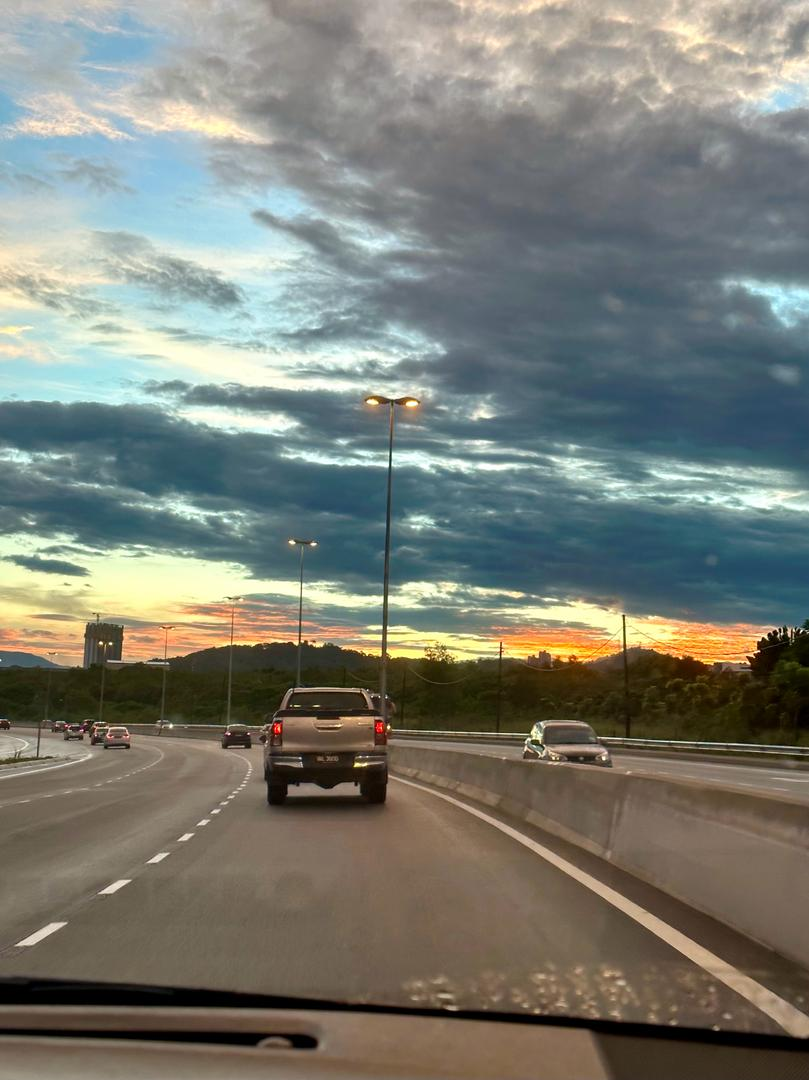
//> input picture images/image2.jpeg, 809 x 1080 px, given in place of video1.mp4, which was not available
$ ./OpenMp   (built with g++ and OpenCV 4)
//> lines starting //> are read from the running program, lines starting //| are printed output that depends on the picture; after the words box and inside, x2 and y2 are one past the last pixel; in counts of white or black regions, pixels touching at a corner belong together; pictures that were not available may be replaced by others from this repository, and a replacement may not be noted
#include <iostream>
#include <opencv2/opencv.hpp>
#include <chrono>
#include <omp.h>

#define NTHREAD 2
using namespace std;
using namespace cv;

void applyCannyParallel(Mat& src, Mat& dst, double low_thresh, double high_thresh, int aperture_size, bool L2gradient)
{
#pragma omp parallel for
    for (int i = 0; i < src.rows; i++)
    {
        cv::Canny(src.row(i), dst.row(i), low_thresh, high_thresh, aperture_size, L2gradient);
    }
}

void parallelGaussianBlur(Mat& src, Mat& dst)
{
#pragma omp parallel for
    for (int i = 0; i < src.rows; i++)
    {
        GaussianBlur(src.row(i), dst.row(i), Size(5, 5), 0);
    }
}

int main()
{
    auto totalTimeStart = std::chrono::high_resolution_clock::now();

    std::string inputPath = "C:\\Users\\User\\source\\repos\\Assignment\\images\\video1.mp4";

    double grayScaleTime = 0.0;
    double gaussianBlurTime = 0.0;
    double cannyEdgeTime = 0.0;
    double cannyEdgeDetectionTime = 0.0;

    namedWindow("Original", WINDOW_NORMAL);
    namedWindow("Lane Detected", WINDOW_NORMAL);

    VideoCapture cap(inputPath);
    if (!cap.isOpened()) {
        std::cerr << "Error: Unable to open video file." << std::endl;
        return -1;
    }

    std::cout << "Processing video file..." << std::endl;

    Mat frame;
    while (cap.read(frame))
    {
//> frame is the input picture: 1080 rows x 809 cols, CV_8UC3; mean B, G, R 116.2, 125, 122.7
        imshow("Original", frame);

        auto grayScaleStart = std::chrono::high_resolution_clock::now();
        Mat gray;
        cvtColor(frame, gray, COLOR_BGR2GRAY);
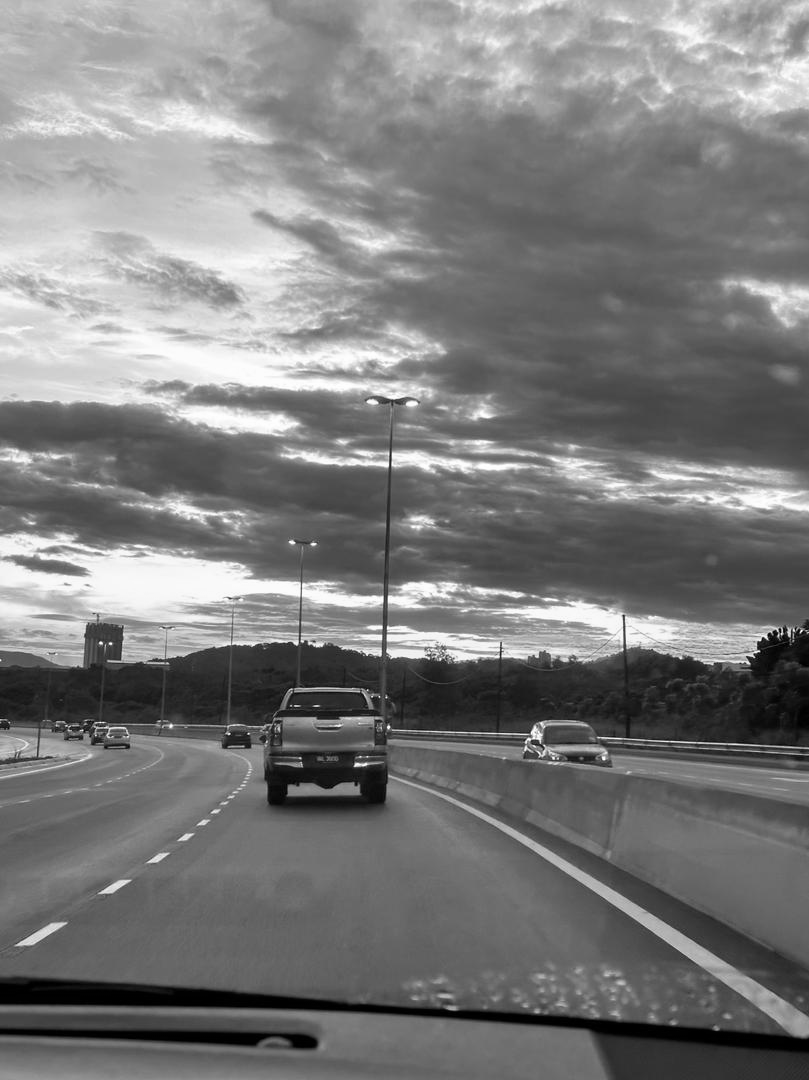
//> gray: 1080 rows x 809 cols, CV_8UC1; min 0, max 255, mean 123.3
        auto grayScaleEnd = std::chrono::high_resolution_clock::now();
        grayScaleTime += std::chrono::duration_cast<std::chrono::milliseconds>(grayScaleEnd - grayScaleStart).count() / 1000000.0;

        auto gaussianBlurStart = std::chrono::high_resolution_clock::now();
        Mat blurred(gray.size(), CV_8UC1);
        parallelGaussianBlur(gray, blurred);
        auto gaussianBlurEnd = std::chrono::high_resolution_clock::now();
        gaussianBlurTime += std::chrono::duration_cast<std::chrono::milliseconds>(gaussianBlurEnd - gaussianBlurStart).count() / 1000000.0;

        auto cannyEdgeDetectionStart = std::chrono::high_resolution_clock::now();

        double lowThreshold = 50;
        double highThreshold = 150;
        int apertureSize = 3;
        bool L2gradient = false;
        Mat edges;
        Canny(blurred, edges, lowThreshold, highThreshold, apertureSize, L2gradient);
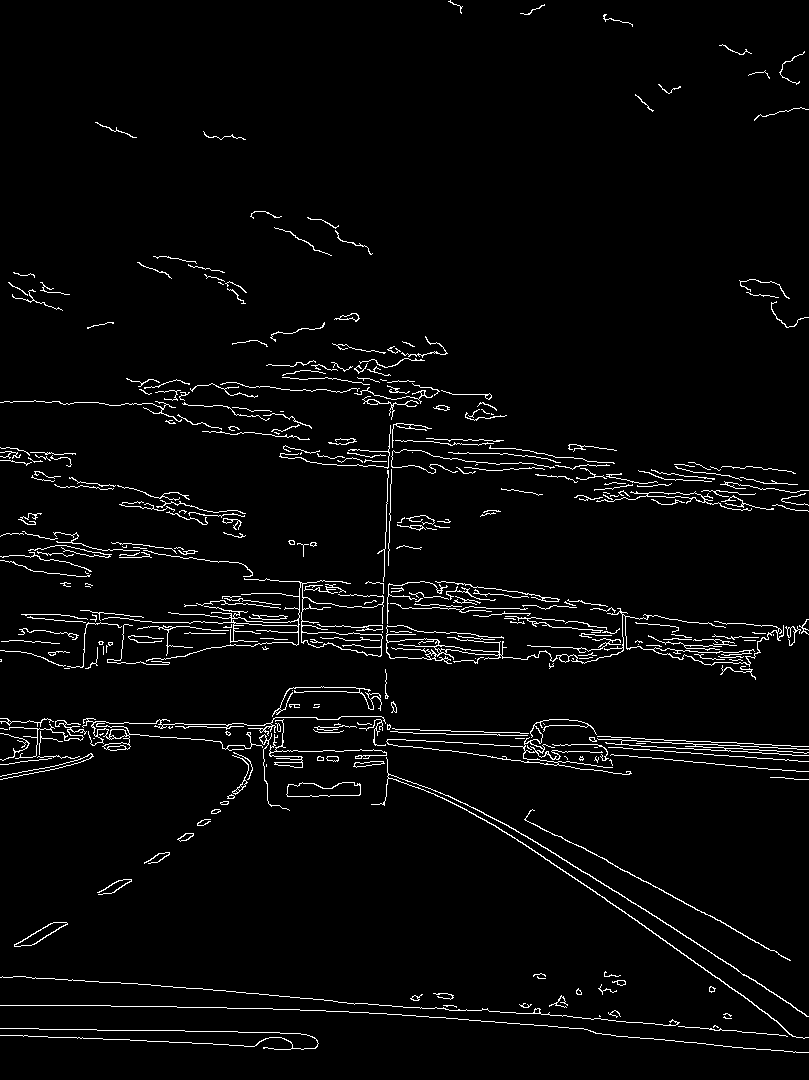
//> edges: 1080 rows x 809 cols, CV_8UC1; 3.2% white in thin lines or dots

        auto cannyEdgeDetectionEnd = std::chrono::high_resolution_clock::now();
        cannyEdgeDetectionTime += std::chrono::duration_cast<std::chrono::milliseconds>(cannyEdgeDetectionEnd - cannyEdgeDetectionStart).count() / 1000000.0;

        cannyEdgeTime += cannyEdgeDetectionTime;

        imshow("Lane Detected", edges);

        if (waitKey(30) == 27)
//> the Esc key is pressed
            break;
    }

    cap.release();
    std::cout << "=========================================================================" << std::endl;
    std::cout << "Grayscale conversion completed in " << grayScaleTime << " seconds." << std::endl;
    std::cout << "Gaussian blur completed in " << gaussianBlurTime << " seconds." << std::endl;
    std::cout << "Canny edge detection completed in " << cannyEdgeDetectionTime << " seconds." << std::endl;

    auto totalTimeEnd = std::chrono::high_resolution_clock::now();
    auto totalExecutionTime = std::chrono::duration_cast<std::chrono::milliseconds>(totalTimeEnd - totalTimeStart).count() / 1000000.0;
    std::cout << "Total processing time: " << totalExecutionTime << " seconds." << std::endl;
    std::cout << "=========================================================================" << std::endl;
    waitKey(0);
    destroyAllWindows();

    return 0;
}

$ run again, on images/image3.jpeg
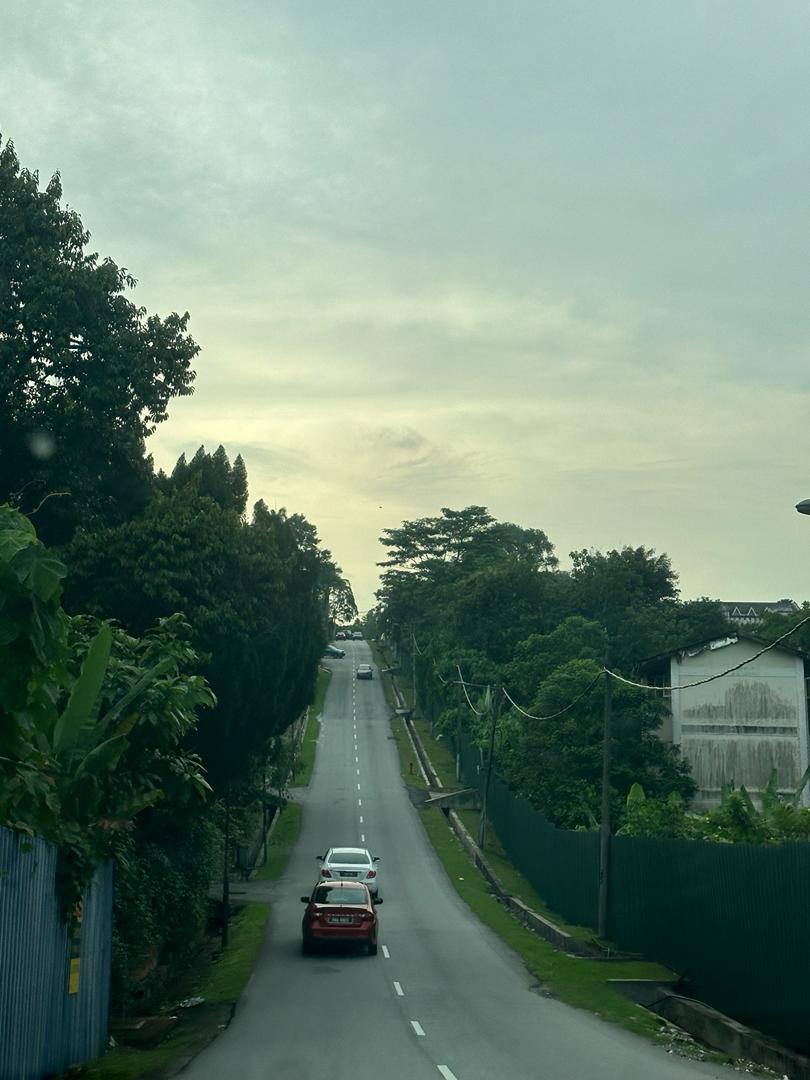
//> input picture images/image3.jpeg, 810 x 1080 px, given in place of video1.mp4, which was not available
//> frame is the input picture: 1080 rows x 810 cols, CV_8UC3; mean B, G, R 113.7, 128.1, 104.7
//> `cvtColor(frame, gray, COLOR_BGR2GRAY);`:
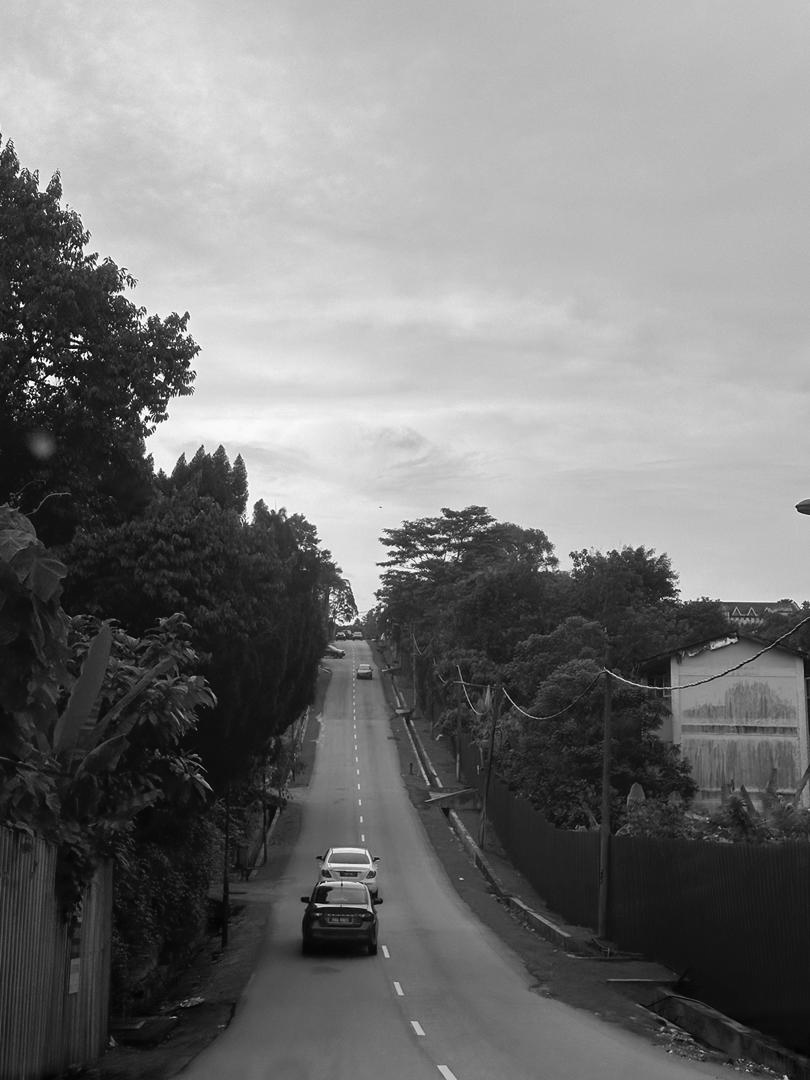
//> gray: 1080 rows x 810 cols, CV_8UC1; min 1, max 254, mean 119.4
//> `Canny(blurred, edges, lowThreshold, highThreshold, apertureSize, L2gra..`:
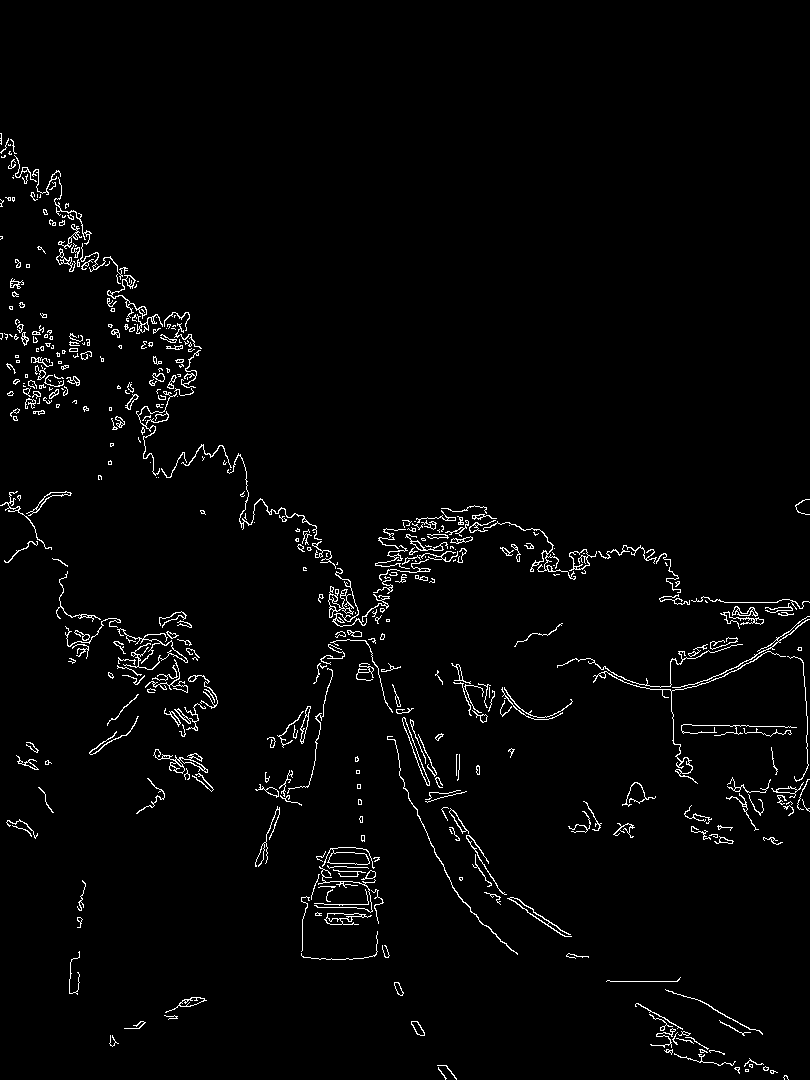
//> edges: 1080 rows x 810 cols, CV_8UC1; 2.3% white in thin lines or dots, all inside (x1, y1, x2, y2) = (0, 133, 810, 1080)

$ run again, on images/image4.jpeg
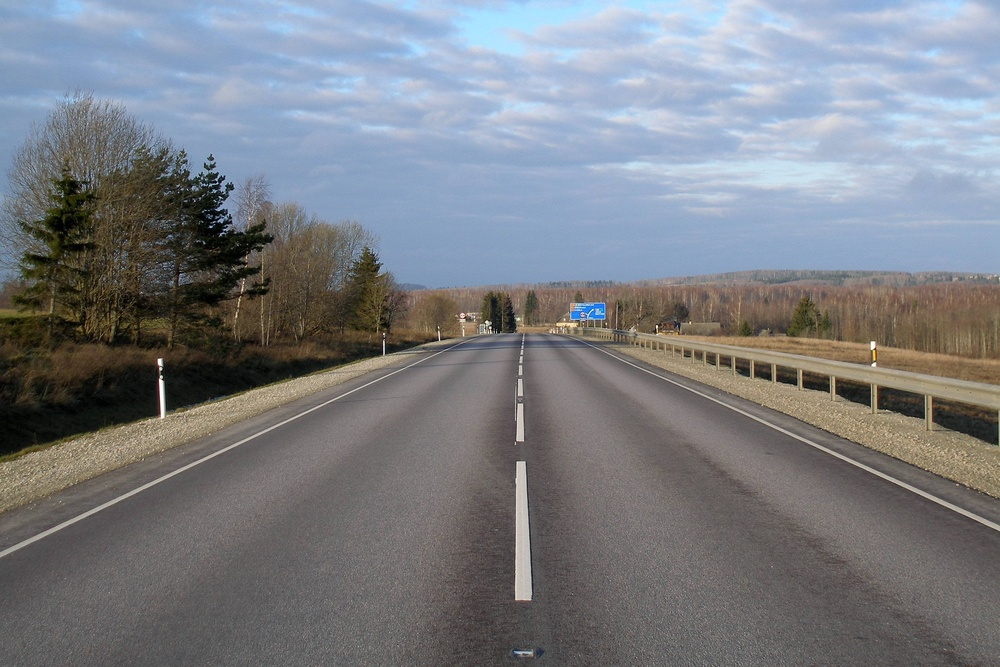
//> input picture images/image4.jpeg, 1000 x 667 px, shrunk from 3026 x 2017 before the run, given in place of video1.mp4, which was not available
//> frame is the input picture: 667 rows x 1000 cols, CV_8UC3; mean B, G, R 131.7, 126.1, 122.7
//> `cvtColor(frame, gray, COLOR_BGR2GRAY);`:
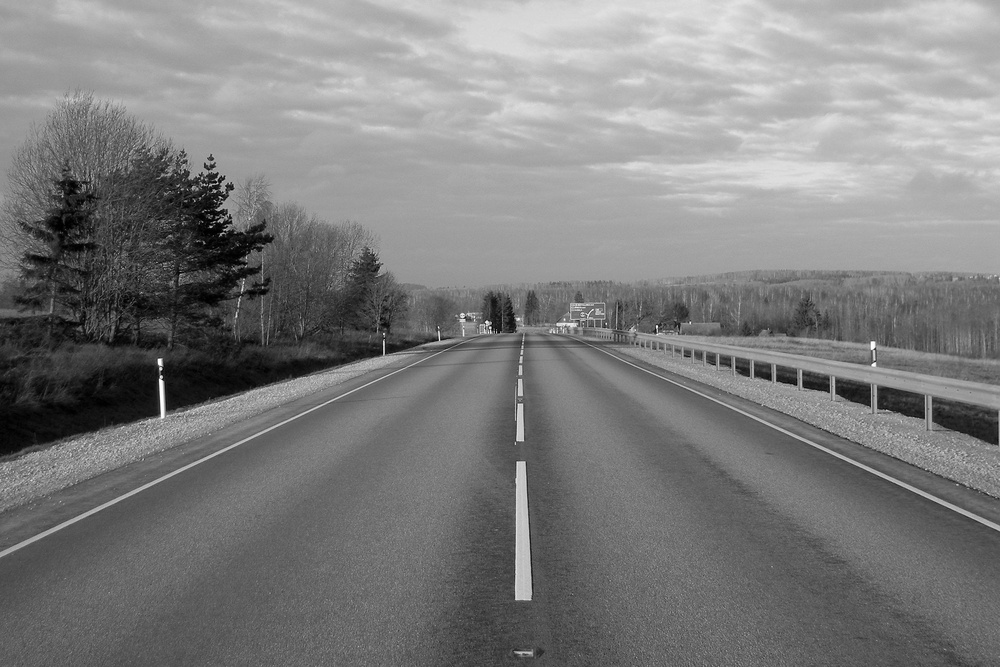
//> gray: 667 rows x 1000 cols, CV_8UC1; min 0, max 255, mean 125.7
//> `Canny(blurred, edges, lowThreshold, highThreshold, apertureSize, L2gra..`:
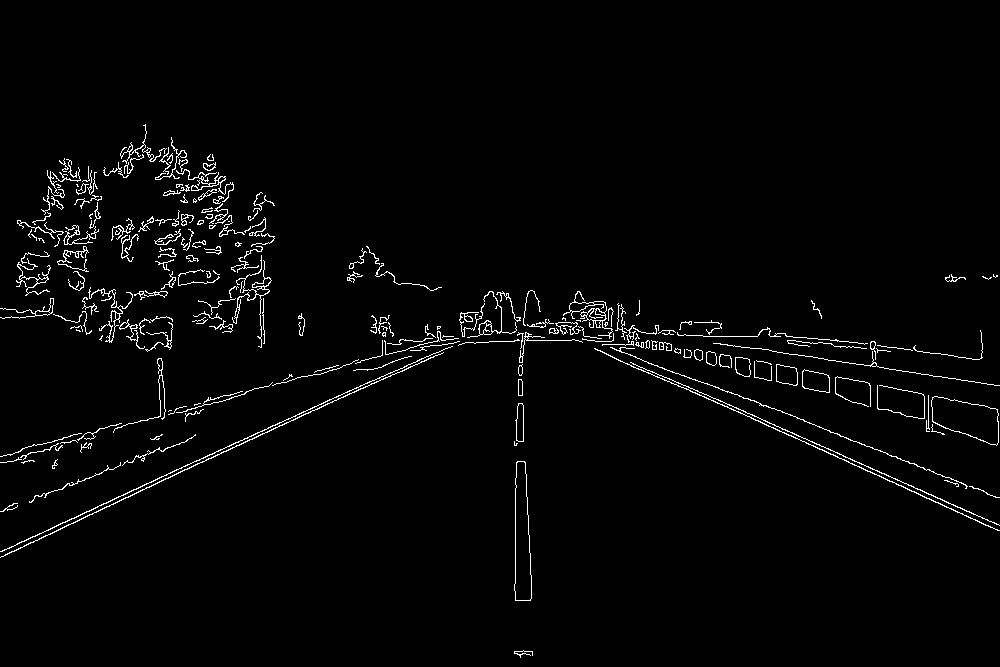
//> edges: 667 rows x 1000 cols, CV_8UC1; 2.2% white in thin lines or dots, all inside (x1, y1, x2, y2) = (0, 124, 1000, 658)
